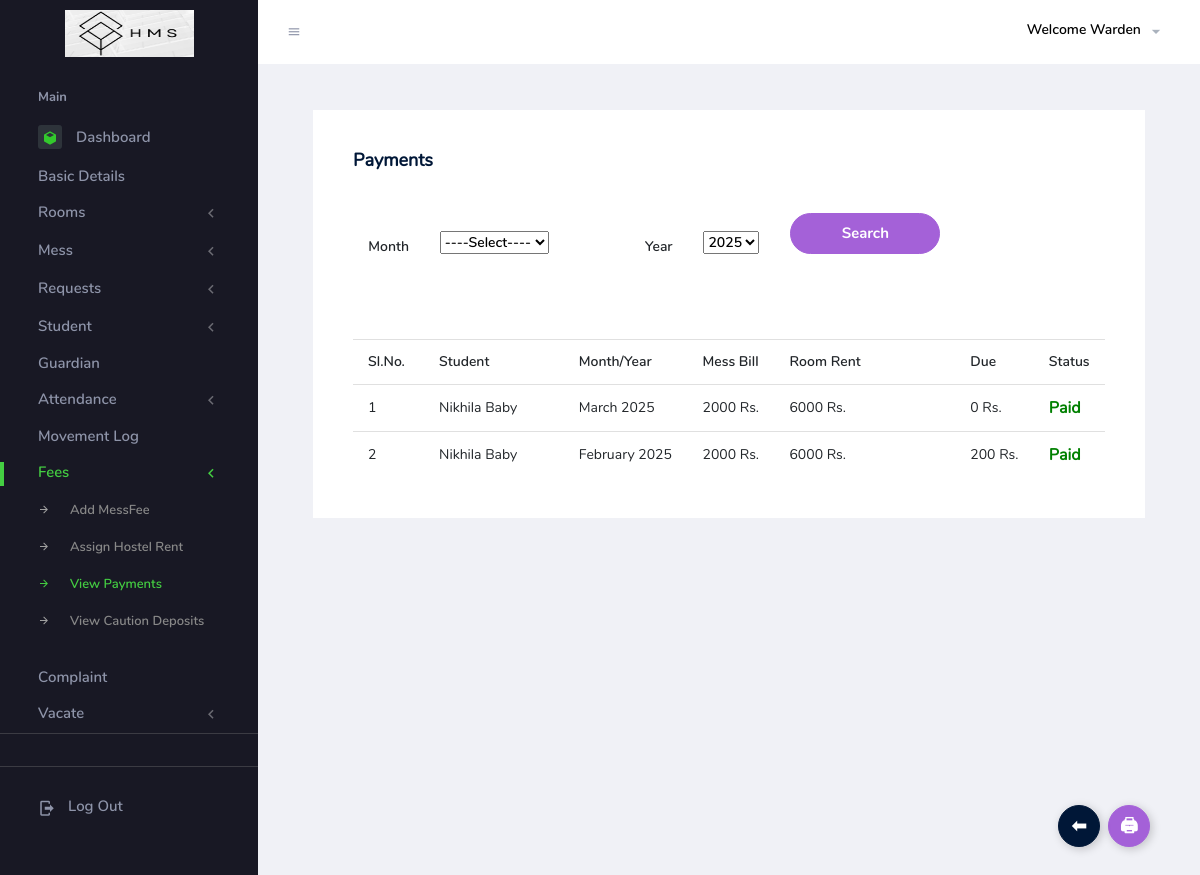
Page /Warden/viewFees.php (signed in) on the earlier database version.
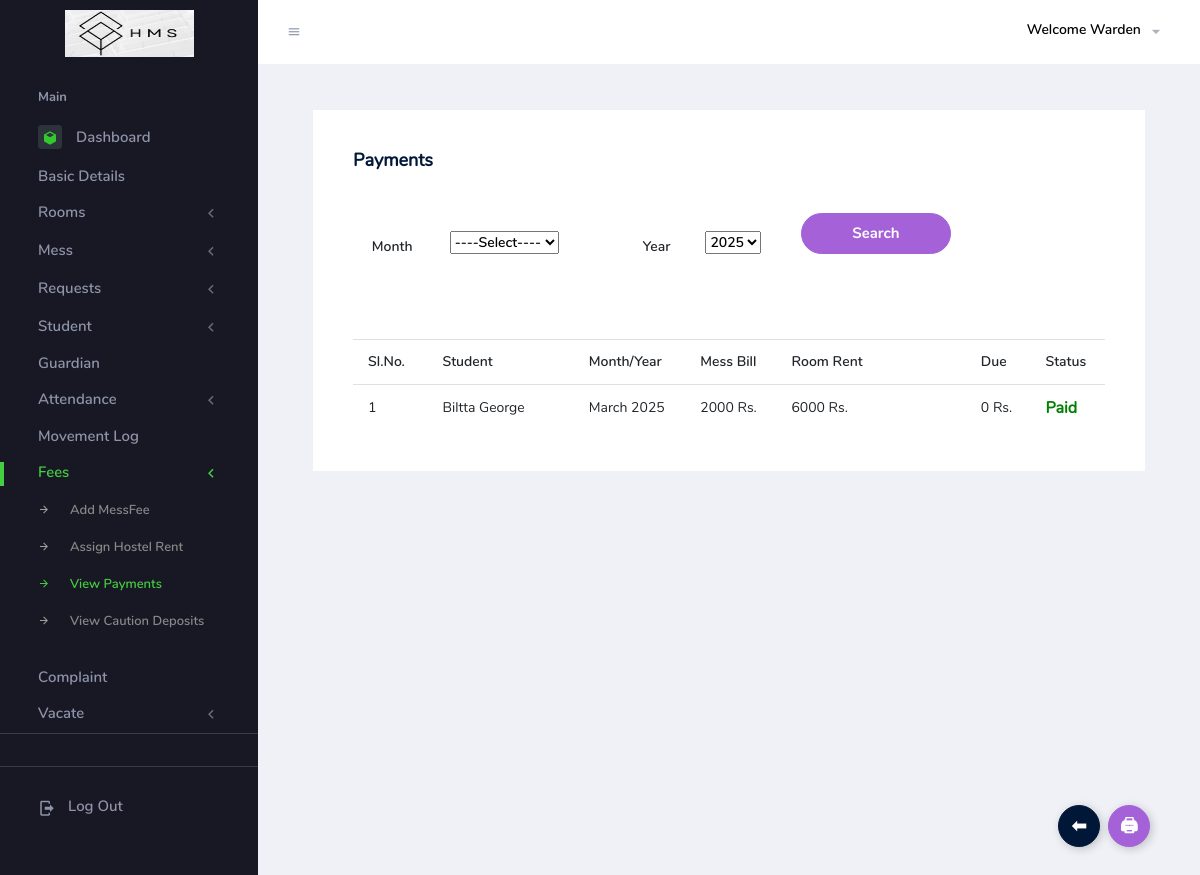
Same page on the later database version.
### tables this page shows
CREATE TABLE `tbl_messfee` (
  `messfee_id` int(11) NOT NULL,
  `month` int(11) NOT NULL,
  `year` int(11) NOT NULL,
  `user_id` varchar(11) NOT NULL,
  `present_count` int(11) NOT NULL,
  `mess_fees` int(11) NOT NULL,
  `added_date` date NOT NULL,
  `payment_status` int(11) NOT NULL,
  `payed_date` date DEFAULT NULL,
  `due_amount` int(11) NOT NULL
);

CREATE TABLE `tbl_student` (
  `user_id` varchar(20) NOT NULL,
  `verification_status` int(11) NOT NULL,
  `student_firstname` varchar(20) NOT NULL,
  `student_middlename` varchar(20) NOT NULL,
  `student_lastname` varchar(20) NOT NULL,
  `student_dob` date NOT NULL,
  `student_gender` varchar(20) NOT NULL,
  `student_country` varchar(20) NOT NULL,
  `student_district` varchar(20) NOT NULL,
  `student_city` varchar(20) NOT NULL,
  `student_housename` varchar(20) NOT NULL,
  `student_pincode` int(11) NOT NULL,
  `student_contact` varchar(10) NOT NULL,
  `student_photo` varchar(100) NOT NULL,
  `student_proof` varchar(100) NOT NULL,
  `student_doj` date NOT NULL,
  `caution_deposit_status` int(11) NOT NULL,
  `caution_payed_date` date DEFAULT NULL
);

CREATE TABLE `tbl_hostelrentpayment` (
  `rent_id` int(11) NOT NULL,
  `hostelrent_month` int(11) NOT NULL,
  `hostelrent_year` int(11) NOT NULL,
  `user_id` varchar(20) NOT NULL,
  `room_share` int(11) NOT NULL,
  `room_rent` int(11) NOT NULL,
  `payment_status` int(11) NOT NULL
);

### Warden/viewFees.php (the view, shortened to what the changed rows need)
<!DOCTYPE html>
<html lang="en">
<head>
    <link rel="stylesheet" href="../Assets/Template/Warden/vendors/mdi/css/materialdesignicons.min.css">
    <link rel="stylesheet" href="../Assets/Template/Warden/vendors/flag-icon-css/css/flag-icon.min.css">
    <link rel="stylesheet" href="../Assets/Template/Warden/vendors/css/vendor.bundle.base.css">
    <link rel="stylesheet" href="../Assets/Template/Warden/vendors/font-awesome/css/font-awesome.min.css" />
    <link rel="stylesheet" href="../Assets/Template/Warden/vendors/bootstrap-datepicker/bootstrap-datepicker.min.css">
    <link rel="stylesheet" href="../Assets/Template/Warden/css/style.css">
</head>
<body>
    <?php
    include("SessionValidator.php");
    ?>
    <div class="container-scroller">
        <div class="container-fluid page-body-wrapper">
            <div class="main-panel">
                <div class="content-wrapper">
                    <div class="col-lg-12 grid-margin stretch-card">
                        <div class="card">
                            <div class="card-body">
                                <form id="form1" name="form1" method="post" action="">
                                <table class="table table-hover">
                                    <thead>
                                    <tr>
                                    <th  style="text-align: right;">Month<br><br><br><br><br><br></th>
                                    <th  style="text-align: right;">
                                        <select id="month" name="month">
                                        <option value="0">----Select----</option>
                                    </select>
                                    <br><br><br><br><br><br></th>
                                    <th style="text-align: right;">Year<br><br><br><br><br><br></th>
                                    <th style="text-align: right;"><select name="year" id="year"></select><br><br><br><br><br><br></th>
                                    <th  style="text-align: right;"><input type="submit" name="butSearch" id="butSearch" value="Search" style="font-size: 15px;" class="btn btn-info btn-rounded btn-fw" />
                                    <br><br><br><br><br><br></th>
                                    <th></th>
                                    <th></th>
                                    </tr>
                                        <tr>
                                        <th>Sl.No.</th>
                                        <th>Student</th>
                                        <th>Month/Year</th>
                                        <th>Mess Bill</th>
                                        <th>Room Rent</th>
                                        <th>Due</th>
                                        <th>Status</th>
                                        </tr>
                                    </thead>
                                    <tbody>
                                    <?php
    if(isset($_POST["butSearch"])){
        $selRequest="select * from tbl_messfee mf inner join tbl_hostelrentpayment hp on mf.user_id=hp.user_id inner join tbl_student s on s.user_id=mf.user_id and mf.month=hp.hostelrent_month and mf.year=hp.hostelrent_year where mf.month='".$_POST["month"]."' and mf.year='".$_POST["year"]."' order by year desc,month asc,student_firstname asc";
    }
    else{
      $selRequest="select mf.*,hp.*,s.*,mf.payment_status AS mess_payment_status,hp.payment_status AS hostel_payment_status from tbl_messfee mf inner join tbl_hostelrentpayment hp on mf.user_id=hp.user_id inner join tbl_student s on s.user_id=mf.user_id and mf.month=hp.hostelrent_month and mf.year=hp.hostelrent_year order by year desc,month desc,student_firstname asc";
    }
    $row=$con->query($selRequest);
      $i=0;
      while($data=$row->fetch_assoc())
      {
        $i++;
        ?>
        <tr>
          <td><?php echo $i?></td>
          <td><?php echo $data["student_firstname"]." ".$data["student_middlename"]." ".$data["student_lastname"]?></td>
          <td><?php echo date("F", mktime(0, 0, 0, $data["month"], 1))." ".$data["year"];?></td>
          <td><?php echo $data["mess_fees"]." Rs."; ?></td>
          <td><?php echo $data["room_rent"]." Rs." ?></td>
          <td><?php echo $data["due_amount"]." Rs." ?></td>
            <td><?php
            if($data["mess_payment_status"]==0 || $data["hostel_payment_status"]==0) {
                ?><div style="color:red;font-weight: bold;font-size: 16px;"><?php echo "Not Paid";?></div><?php
            }else{
                ?><div style="color:green;font-weight: bold;font-size: 16px;";><?php echo "Paid";?></div><?php
            }?>
            </td>
        </tr>
        <?php
      }
    ?>
                                    </tbody>
                                </table>
                                </form>
                            </div>
                        </div>
                    </div>
                </div>
            </div>
        </div>
    </div>
</body>
</html>

Differences in the rows shown:
removed tbl_messfee: tbl_student.student_firstname "Nikhila", tbl_student.student_lastname "Baby", month "March", year "2025", mess_fees "2000", tbl_hostelrentpayment.room_rent "6000", due_amount "0", payment_status "Paid"
changed tbl_messfee: tbl_student.student_firstname "Nikhila" → "Biltta"; tbl_student.student_lastname "Baby" → "George"; month "February" → "March"; due_amount "200" → "0"
